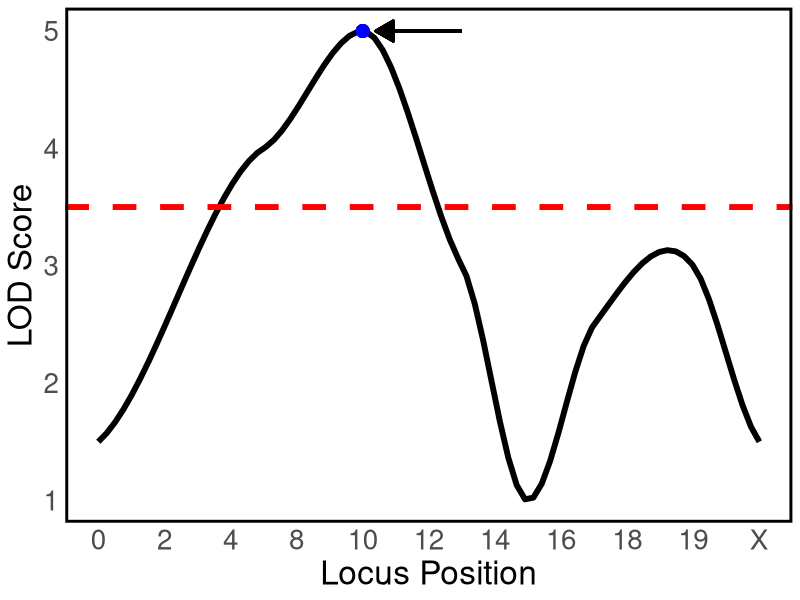

Recreate this plot in R.
## ---- chunk 1
#Create LOD curve
## ---- chunk 2
#Load required library
library(ggplot2)


## ---- chunk 3
# Define LOD score data
locus_position <- c(0, 25, 40, 55, 65, 75, 90, 100)  # Positions of markers
lod_score <- c(1.5, 4.0, 5, 3.0, 1.0, 2.5, 3.0, 1.5)  # Corresponding LOD scores
## ---- chunk 4
# Create a data frame
df <- data.frame(locus_position, lod_score)
## ---- chunk 5
# Define the significance threshold
lod_threshold <- 3.5
## ---- chunk 6
# Plot the LOD score curve with smooth interpolation
plot <- ggplot(df, aes(x = locus_position, y = lod_score)) +
  geom_smooth(se = FALSE, method = "loess", span = 0.4, aes(color = "LOD Curve"), size = 2) +  # Smooth curve
  geom_hline(yintercept = lod_threshold, linetype = "dashed", color = "red",size=2) +  # Threshold line with legend+  # Threshold line
  geom_point(x=40,y=5,color="blue",size=4)+
  #annotate("text", x = 50, y = 5.5, label = "Maximum likelihood QTL between loci G and H", size = 10) +
  geom_segment(aes(x = 55, xend = 42, y = 5, yend = 5), 
               arrow = arrow(type = "closed", length = unit(0.2, "inches")), 
               size = 1) +  # Arrow pointing to peak +
  scale_color_manual(values = c("LOD Curve" = "black")) +  # Customize colors
  theme_minimal() +
  labs(x = "Locus Position", y = "LOD Score",size= 5) +
  theme(legend.position = "none") +
  scale_x_continuous(breaks = c(0, 10, 20, 30, 40, 50, 60, 70, 80, 90, 100), 
                     labels = c("0", "2", "4", "8", "10", "12", "14", "16", "18", "19", "X")) +  # Matching labels
  scale_y_continuous(breaks = seq(0, 5.5, by = 1)) +
  theme_minimal() +
  theme(
    legend.position = "none", 
    panel.border = element_rect(color = "black", fill = NA, size = 2),
    #axis.line = element_line(color = "black", size = 1),  # Add x and y axes
    panel.grid.major = element_blank(),  # Remove major grid lines for clarity
    panel.grid.minor = element_blank(),# Remove minor grid lines
    axis.title.x = element_text(size = 24),  # Increase x-axis label font size
    axis.title.y = element_text(size = 24),
    axis.text.x = element_text(size = 20),   # Resize x-axis values
    axis.text.y = element_text(size = 20)
  )
result <- suppressWarnings(plot)

print(result)
## ---- chunk 7
#Table
# Create a data frame in R
marker_data <- data.frame(
  Marker = c("JAX000001", "JAX000001", "JAX000001"),
  Chromosome = c("Chr1", "Chr1", "Chr1"),
  Bp = c(12598, 12623, 12650)
)

## ---- chunk 8
# View the table
print(marker_data)
## ---- chunk 9

